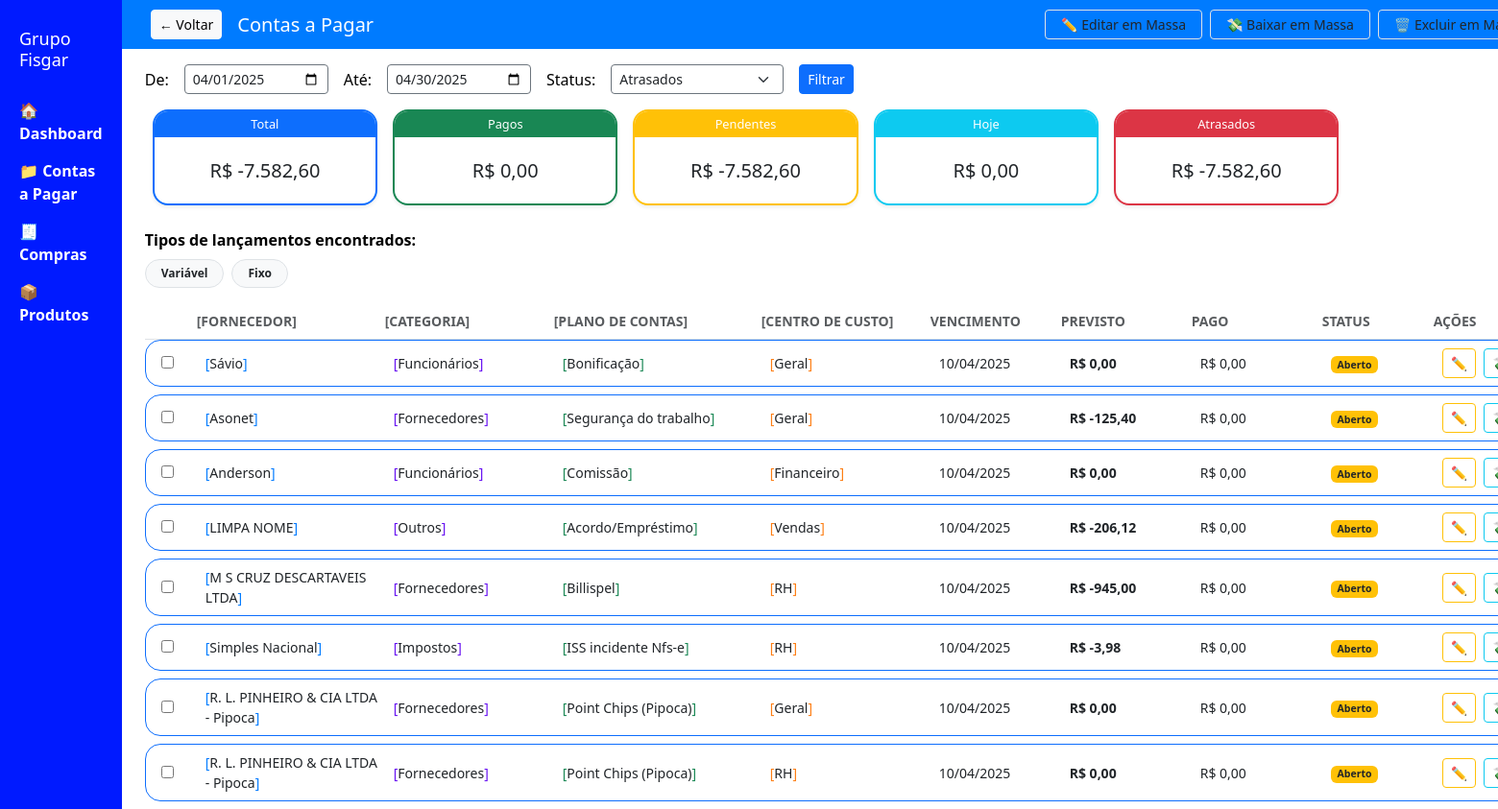
The app's page /contas-a-pagar?status=atrasados with its own data.
### tables this page shows
CREATE TABLE contas_a_pagar (
                codigo INTEGER PRIMARY KEY,
                "vencimento" TEXT, "agendamento" TEXT, "fornecedor" TEXT, "banco_pagamento" TEXT, "banco_previsto" TEXT, "valor" TEXT, "valor_pendente" TEXT, "valor_pago" TEXT, "documento" TEXT, "documento_tipo" TEXT, "pagamento_tipo" TEXT, "plano_de_contas" TEXT, "data_cadastro" TEXT, "data_competencia" TEXT, "data_documento" TEXT, "data_pagamento" TEXT, "arquivo_pagamento" TEXT, "arquivo_documento" TEXT, "arquivo_xml" TEXT, "arquivo_boleto" TEXT, "comentario" TEXT, "recebimento" TEXT, "codigo_externo" TEXT, "empresa" TEXT, "conta" TEXT, "status" TEXT, "categorias" TEXT, "tipo_custo" TEXT
            , centro_de_custo TEXT, tipo TEXT, emissao TEXT, tipo_documento TEXT, tipo_pagamento TEXT);

### routes/contas_a_pagar.py (the view, shortened to what this page needs)
@contas_a_pagar_bp.route("/contas-a-pagar")
def contas_a_pagar():
    try:
        status = request.args.get("status", "Todos")
        from calendar import monthrange
        hoje = datetime.today()
        mes_atual = hoje.month
        ano_atual = hoje.year
        data_inicio = request.args.get("inicio") or f"{ano_atual}-{mes_atual:02d}-01"
        data_fim = request.args.get("fim") or f"{ano_atual}-{mes_atual:02d}-{monthrange(ano_atual, mes_atual)[1]}"
        formato_json = request.args.get("json") == "1"
        hoje = datetime.today()
        data_hoje_str = hoje.strftime("%d/%m/%Y")
        conn = sqlite3.connect("grupo_fisgar.db")
        cursor = conn.cursor()
        cursor.execute("""
            SELECT valor
            FROM contas_a_pagar
            WHERE status IN ('Aberto', 'Pendente', 'Pago Parcialmente')
              AND vencimento < ?
        """, (data_hoje_str,))
        valores_atrasados = [formatar_valor(row[0]) for row in cursor.fetchall()]
        total_atrasado = -sum(valores_atrasados)
        try:
            cursor.execute("""
                SELECT codigo, fornecedor, categorias, centro_de_custo, tipo,
                       vencimento, valor, valor_pago, status, plano_de_contas
                FROM contas_a_pagar
            """)
            dados = cursor.fetchall()
            conn.close()
            dados_filtrados = []
            for d in dados:
                try:
                    vencimento = datetime.strptime(d[5].strip(), "%d/%m/%Y").date()
                except:
                    continue
                if status == "atrasados":
                    if d[8] not in ("Aberto", "Pendente", "Pago Parcialmente") or vencimento >= hoje.date():
                        continue
                if data_inicio and vencimento < datetime.strptime(data_inicio, "%Y-%m-%d").date():
                    continue
                if data_fim and vencimento > datetime.strptime(data_fim, "%Y-%m-%d").date():
                    continue
                if status != "Todos" and status != "atrasados" and d[8] != status:
                    continue
                dados_filtrados.append(d)
            totais = {
                "total": sum(-formatar_valor(d[6]) for d in dados_filtrados if d[6]),
                "pagos": sum(formatar_valor(d[7]) for d in dados_filtrados if d[8] == "Pago" and d[7]),
                "pendentes": sum(-formatar_valor(d[6]) for d in dados_filtrados if
                                 d[8] in ("Aberto", "Pendente", "Pago Parcialmente") and d[6]),
                "hoje": sum(-formatar_valor(d[6]) for d in dados_filtrados if
                            d[6] and datetime.strptime(d[5], "%d/%m/%Y").date() == hoje.date()),
                "atrasados": sum(-formatar_valor(d[6]) for d in dados_filtrados if
                                 d[6] and d[8] in ("Aberto", "Pendente", "Pago Parcialmente") and datetime.strptime(
                                     d[5], "%d/%m/%Y").date() < hoje.date())
            }
            lista = []
            for d in dados_filtrados:
                try:
                    valor_float = formatar_valor(d[6])
                    valor_pago_float = formatar_valor(d[7])
                except:
                    valor_float = 0.0
                    valor_pago_float = 0.0
                lista.append({
                    "codigo": d[0],
                    "fornecedor": d[1],
                    "categoria": d[2],
                    "centro": d[3],
                    "tipo": d[4],
                    "vencimento": d[5],
                    "valor": f"R$ {valor_float:,.2f}".replace(",", "X").replace(".", ",").replace("X", "."),
                    "valor_pago": f"R$ {valor_pago_float:,.2f}".replace(",", "X").replace(".", ",").replace("X", "."),
                    "status": d[8],
                    "plano": d[9],
                    "raw_valor": valor_float
                })
            tipos_unicos = list({item["tipo"] for item in lista if item.get("tipo")})
            return render_template(
                "contas_a_pagar.html",
                lancamentos=lista,
                totais=totais,
                status=status,
                data_inicio=data_inicio,
                data_fim=data_fim,
                hoje=hoje.strftime("%Y-%m-%d"),
                tipos=tipos_unicos
            )
        except Exception as e:
            conn.close()
            return render_template(
                "contas_a_pagar.html",
                error_message=f"Erro ao carregar dados: {str(e)}"
            )
    except Exception as e:
        return jsonify({
            "error": "Erro interno no servidor",
            "details": str(e)
        }), 500

### app.py (called while the page is built)
@app.template_filter("formatar")
def formatar(valor):
    try:
        valor = float(str(valor).replace(",", ".").replace("R$", "").strip())
        return f"R$ {valor:,.2f}".replace(",", "v").replace(".", ",").replace("v", ".")
    except:
        return "R$ 0,00"

### routes/contas_a_pagar.py (called while the page is built)
def formatar_valor(valor):
    try:
        return float(str(valor).replace(",", ".").replace("R$", "").strip())
    except:
        return 0.00

### templates/contas_a_pagar.html (shortened to what this page needs)
<!DOCTYPE html>
<html lang="pt-br">
<head>
  <link href="https://cdn.jsdelivr.net/npm/bootstrap@5.3.2/dist/css/bootstrap.min.css" rel="stylesheet">
</head>
<body>
  <div class="menu-lateral">
    <h2>Grupo Fisgar</h2>
    <a href="/">🏠 Dashboard</a>
    <a href="/contas-a-pagar">📁 Contas a Pagar</a>
    <a href="/compras">🧾 Compras</a>
    <a href="/produtos">📦 Produtos</a>
  </div>
  <div class="conteudo">
    <div class="topo-fixo d-flex justify-content-between align-items-center">
      <div class="d-flex gap-3 align-items-center">
        {% if status != 'Todos' %}
        <a href="/contas-a-pagar" class="btn btn-light btn-sm">← Voltar</a>
        {% endif %}
        <h1 style="margin: 0; font-size: 20px;">Contas a Pagar</h1>
      </div>
      <div class="d-flex gap-2">
        <button type="button" class="btn btn-white btn-sm border px-3 py-1"
            onclick="abrirModalEditarMassa()">✏️ Editar em Massa</button>
        <button type="button" class="btn btn-white btn-sm border px-3 py-1"
                title="Dar baixa nos selecionados"
                onclick="abrirModalBaixarMassa()">
          💸 Baixar em Massa
        </button>
        <form method="POST" action="/excluir-massa" id="form-excluir-topo" onsubmit="return confirmarExclusao();">
          <button type="submit" class="btn btn-white btn-sm border px-3 py-1" title="Excluir selecionados">
            🗑️ Excluir em Massa
          </button>
        </form>
      </div>
    </div>
    <form method="get" class="d-flex align-items-center gap-3 py-3 px-4">
      <label for="inicio" class="mb-0">De:</label>
      <input type="date" name="inicio" id="inicio" value="{{ data_inicio }}" class="form-control form-control-sm bg-white text-dark border-secondary" style="max-width: 150px;">
      <label for="fim" class="mb-0">Até:</label>
      <input type="date" name="fim" id="fim" value="{{ data_fim }}" class="form-control form-control-sm bg-white text-dark border-secondary" style="max-width: 150px;">
      <label for="status" class="mb-0">Status:</label>
      <select name="status" id="status" class="form-select form-select-sm bg-white text-dark border-secondary" style="max-width: 180px;">
        <option value="atrasados" {% if status =='atrasados' %}selected{% endif %}>Atrasados</option>
      </select>
      <button type="submit" class="btn btn-primary btn-sm">Filtrar</button>
    </form>
<div class="row g-3 mx-4 mb-4">
  {% set cores = {'total': 'primary', 'pagos': 'success', 'pendentes': 'warning', 'hoje': 'info', 'atrasados': 'danger'} %}
  {% for chave, valor in totais.items() %}
    <div class="col-md-2 col-sm-4 col-6">
      {% if chave == 'atrasados' %}
        <a href="/contas-a-pagar?status={{ chave }}" style="text-decoration: none;">
      {% endif %}
      <div class="card border border-{{ cores[chave] }} border-2 rounded-4 shadow-sm overflow-hidden"
           style="background-color: #ffffff; min-height: 100px; transition: 0.2s ease-in-out; cursor: pointer;"
           onmouseover="this.style.transform='scale(1.02)'"
           onmouseout="this.style.transform='scale(1)'"
           {% if chave == 'hoje' %}onclick="abrirModalLancamentosHoje()"{% endif %}>
        <div class="bg-{{ cores[chave] }} text-white py-1 px-2 text-center" style="font-size: 0.8rem;">
          {{ chave | capitalize }}
        </div>
        <div class="card-body d-flex align-items-center justify-content-center fs-5 text-dark">
          {{ (valor * -1) | formatar }}
        </div>
      </div>
      {% if chave == 'atrasados' %}
        </a>
      {% endif %}
    </div>
  {% endfor %}
</div>
    {% if tipos %}
    <div class="mx-4 mb-3">
      <label class="fw-bold">Tipos de lançamentos encontrados:</label>
      <div class="d-flex flex-wrap gap-2 mt-2">
        {% for t in tipos %}
          <span class="badge rounded-pill bg-light border text-dark px-3 py-2">
            {{ t }}
          </span>
        {% endfor %}
      </div>
    </div>
    {% endif %}
    <div class="mx-4 sticky-top bg-white py-2 border-bottom text-muted small" style="z-index: 10;">
      <div class="d-flex gap-3 ps-2 fw-bold text-uppercase">
        <div style="width: 30px;"></div>
        <div style="width: 180px;">[Fornecedor]</div>
        <div style="width: 160px;">[Categoria]</div>
        <div style="width: 200px;">[Plano de Contas]</div>
        <div style="width: 160px;">[Centro de Custo]</div>
        <div style="width: 120px;">Vencimento</div>
        <div style="width: 120px;">Previsto</div>
        <div style="width: 120px;">Pago</div>
        <div style="width: 100px;">Status</div>
        <div style="width: 110px;">Ações</div>
      </div>
    </div>
    <form method="POST" action="/excluir-massa" id="form-excluir" onsubmit="return confirmarExclusao();">
      {% for item in lancamentos %}
      <div class="border border-primary rounded-4 d-flex align-items-center px-3 py-2 mb-2 mx-4 bg-white text-dark small">
        <div class="d-flex align-items-center gap-3 w-100">
          <div style="width: 30px;">
            <input type="checkbox" name="codigos" value="{{ item.codigo }}">
          </div>
          <div style="width: 180px;"><span style="color: #007bff;">[</span>{{ item.fornecedor }}<span style="color: #007bff;">]</span></div>
          <div style="width: 160px;"><span style="color: #6610f2;">[</span>{{ item.categoria }}<span style="color: #6610f2;">]</span></div>
          <div style="width: 200px;"><span style="color: #198754;">[</span>{{ item.plano }}<span style="color: #198754;">]</span></div>
          <div style="width: 160px;"><span style="color: #fd7e14;">[</span>{{ item.centro }}<span style="color: #fd7e14;">]</span></div>
          <div style="width: 120px;">{{ item.vencimento }}</div>
          <div style="width: 120px;"><strong>{{ item.valor | formatar }}</strong></div>
          <div style="width: 120px;">{{ item.valor_pago | formatar }}</div>
          <div style="width: 100px;">
            <span class="badge
              {% if item.status == 'Pago' %}bg-success
              {% elif item.status == 'Aberto' %}bg-warning text-dark
              {% elif item.status == 'Atrasado' %}bg-danger
              {% else %}bg-secondary{% endif %}">
              {{ item.status }}
            </span>
          </div>
<div class="d-flex flex-row gap-2" style="width: 110px;">
  <button class="btn btn-outline-warning btn-sm px-2 py-1"
          type="button"
          title="Editar"
          onclick="abrirModalEditar('{{ item.codigo }}')">
    ✏️
  </button>
  <button class="btn btn-outline-info btn-sm px-2 py-1"
          type="button"
          title="Dar baixa"
          onclick="abrirModalBaixar('{{ item.codigo }}')">
  </button>
</div>>
        </div>
      </div>
      {% endfor %}
    </form>
<div class="toast-container position-fixed bottom-0 end-0 p-3">
</div>
  </body>
</html>

### templates/contas_a_pagar.html (style rules this page uses)
body { margin: 0; background-color: #ffffff; color: #000000; font-family: 'Segoe UI', sans-serif; display: flex; }
.menu-lateral { width: 220px; background-color: #001aff; padding: 30px 20px; min-height: 100vh; color: white; }
.menu-lateral h2 { font-size: 18px; margin-bottom: 30px; }
.menu-lateral a { color: white; text-decoration: none; display: block; margin-bottom: 15px; font-weight: bold; }
.conteudo { flex: 1; }
.topo-fixo { position: sticky; top: 0; background-color: #007bff; padding: 10px 30px; display: flex; justify-content: space-between; align-items: center; z-index: 1000; }
.topo-fixo h1 { margin: 0; font-size: 20px; color: white; }

### records on screen
contas_a_pagar: tipo "Variável", fornecedor "Asonet", categoria "Fornecedores", plano "Segurança do trabalho", centro "Geral", vencimento "10/04/2025", valor "R$ -125,40", valor_pago "R$ 0,00", status "Aberto"
contas_a_pagar: tipo "Fixo", fornecedor "Sávio", categoria "Funcionários", plano "Bonificação", centro "Geral", vencimento "10/04/2025", valor "R$ 0,00", valor_pago "R$ 0,00", status "Aberto"
contas_a_pagar: fornecedor "Anderson", categoria "Funcionários", plano "Comissão", centro "Financeiro", vencimento "10/04/2025", valor "R$ 0,00", valor_pago "R$ 0,00", status "Aberto"
contas_a_pagar: fornecedor "LIMPA NOME", categoria "Outros", plano "Acordo/Empréstimo", centro "Vendas", vencimento "10/04/2025", valor "R$ -206,12", valor_pago "R$ 0,00", status "Aberto"
contas_a_pagar: fornecedor "M S CRUZ DESCARTAVEIS LTDA", categoria "Fornecedores", plano "Billispel", centro "RH", vencimento "10/04/2025", valor "R$ -945,00", valor_pago "R$ 0,00", status "Aberto"
contas_a_pagar: fornecedor "Simples Nacional", categoria "Impostos", plano "ISS incidente Nfs-e", centro "RH", vencimento "10/04/2025", valor "R$ -3,98", valor_pago "R$ 0,00", status "Aberto"
contas_a_pagar: fornecedor "R. L. PINHEIRO & CIA LTDA - Pipoca", categoria "Fornecedores", plano "Point Chips (Pipoca)", centro "Geral", vencimento "10/04/2025", valor "R$ 0,00", valor_pago "R$ 0,00", status "Aberto"
contas_a_pagar: fornecedor "R. L. PINHEIRO & CIA LTDA - Pipoca", categoria "Fornecedores", plano "Point Chips (Pipoca)", centro "RH", vencimento "10/04/2025", valor "R$ 0,00", valor_pago "R$ 0,00", status "Aberto"

### other values on screen
{{ chave | capitalize }} "Total" "Pagos" "Pendentes" "Hoje" "Atrasados"
{{ (valor * -1) | formatar }} "R$ -7.582,60" "R$ 0,00" "R$ -7.582,60" "R$ 0,00" "R$ -7.582,60"
